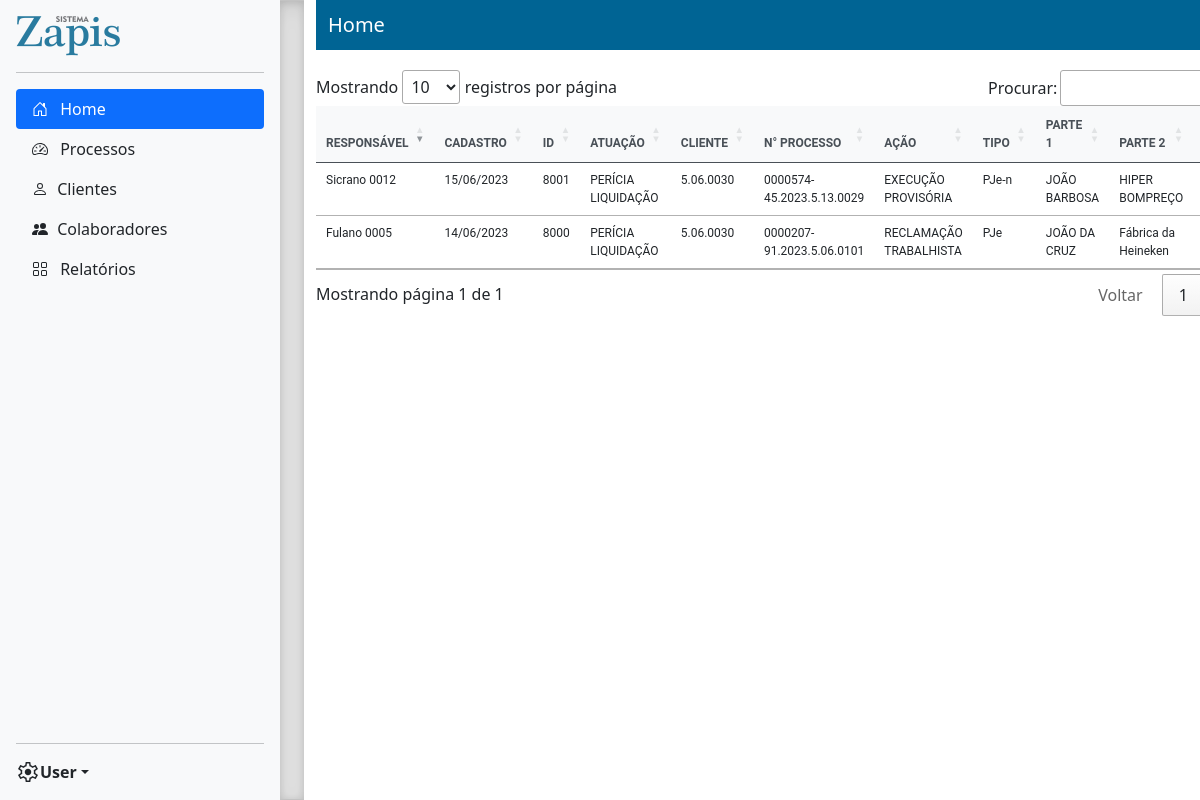
The app's page / (signed in) with its own data.
### app/models.py (models this page shows, shortened)
class Processo(models.Model):
    TIPO_ATUACAO = (
        ('PERÍCIA LIQUIDAÇÃO', 'PERÍCIA LIQUIDAÇÃO'),
        ('PERÍCIA INSTRUÇÃO', 'PERÍCIA INSTRUÇÃO'),
        ('PERÍCIA CONHECIMENTO', 'PERÍCIA CONHECIMENTO'),
        ('PERÍCIA CÍVEL', 'PERÍCIA CÍVEL'),
        ('ASSISTÊNCIA TÉCNICA PARTE 1', 'ASSISTÊNCIA TÉCNICA PARTE 1'),
        ('ASSISTÊNCIA TÉCNICA PARTE 2', 'ASSISTÊNCIA TÉCNICA PARTE 2'),
        ('ASSISTÊNCIA CONTRATO TRABALHO', 'ASSISTÊNCIA CONTRATO TRABALHO'),
        ('TERCEIRIZAÇÃO', 'TERCEIRIZAÇÃO'),
        ('ADMINISTRAÇÃO JUDICIAL', 'ADMINISTRAÇÃO JUDICIAL'),
        ('MUTIRÃO TRT6', 'MUTIRÃO TRT6'),
        ('EXECUÇÃO DE TÍTULO JUDICIAL', 'EXECUÇÃO DE TÍTULO JUDICIAL'),
    )
    TIPO_ACAO = (
        ('RECLAMAÇÃO TRABALHISTA', 'RECLAMAÇÃO TRABALHISTA'),
        ('EXECUÇÃO PROVISÓRIA', 'EXECUÇÃO PROVISÓRIA'),
        ('CONSIGNAÇÃO EM PAGAMENTO', 'CONSIGNAÇÃO EM PAGAMENTO'),
        ('AÇÃO DE CUMPRIMENTO', 'AÇÃO DE CUMPRIMENTO'),
        ('CUMPRIMENTO DE SENTENÇA', 'CUMPRIMENTO DE SENTENÇA'),
        ('PROCEDIMENTO COMUM CÍVEL', 'PROCEDIMENTO COMUM CÍVEL'),
        ('AÇÃO MONITÓRIA', 'AÇÃO MONITÓRIA'),
        ('AÇÃO CIVIL COLETIVA', 'AÇÃO CIVIL COLETIVA'),
        ('AÇÃO CIVIL PÚBLICA', 'AÇÃO CIVIL PÚBLICA'),
    )
    TIPO_PROCESSO = (
        ('PJe', 'PJe'),
        ('PJe-n', 'PJe-n'),
        ('CSV', 'CSV'),
        ('CSV-n', 'CSV-n'),
        ('CSV-AF', 'CSV-AF'),
        ('Físico', 'Físico'),
    )
    responsavel_cadastrado = models.ForeignKey(Colaborador, on_delete=models.CASCADE)
    data_cadastrado = models.DateField()
    id_processo = models.IntegerField(unique=True)
    tipo_atuacao = models.CharField(max_length=50, choices=TIPO_ATUACAO)
    cliente = models.ForeignKey(Cliente, on_delete=models.CASCADE)
    numero_processo = models.CharField(max_length=25, unique=True)
    tipo_acao = models.CharField(max_length=50, choices=TIPO_ACAO)
    tipo_processo = models.CharField(max_length=50, choices=TIPO_PROCESSO)
    parte_1 = models.TextField()
    parte_2 = models.TextField()
    processos_associados = models.IntegerField()
    comentarios = models.TextField(null=True, blank=True)
    class Meta:
        verbose_name_plural = "Processo"

class Colaborador(models.Model):
    STATUS = (
        ('ATIVO', 'ATIVO'),
        ('INATIVO', 'INATIVO')
    )
    nome_completo = models.CharField(max_length=200)
    nome = models.CharField(max_length=30)
    sobrenome = models.CharField(max_length=30)
    sigla = models.CharField(max_length=3)
    cpf = models.CharField(max_length=14)
    data_nascimento = models.DateField()
    email_institucional = models.EmailField()
    email_pessoal = models.EmailField()
    telefone = models.CharField(max_length=20)
    cargo = models.CharField(max_length=20)
    data_admissao = models.DateField()
    data_rescisao = models.DateField(null=True, blank=True)
    contatos_emergencia = models.TextField(null=True, blank=True)
    status = models.CharField(max_length=10, choices=STATUS, default='ATIVO')
    def __str__(self):
        return self.nome + " " + self.sobrenome
    class Meta:
        verbose_name_plural = "Colaborador"

class Cliente(models.Model):
    segmento = models.ForeignKey(UnidadeJudiciaria, on_delete=models.CASCADE)
    nicho = models.ForeignKey(Nicho, on_delete=models.CASCADE)
    codigo = models.IntegerField()
    identificador = models.CharField(max_length=10, unique=True)
    nome = models.CharField(max_length=200)
    municipio_uf = models.CharField(max_length=50)
    email = models.EmailField()
    observacoes = models.TextField(null=True, blank=True)
    def __str__(self):
        identificador = str(self.identificador)
        return identificador

### app/views.py (the view)
# urls.py: path('', views.inicializar_homepage, name='homepage'),
@login_required
def inicializar_homepage(request):
    objProcesso = Processo.objects.all()
    context = {
        'objProcesso': objProcesso,
    }
    return render(request, 'home.html', context)

### app/templates/home.html (shortened to what this page needs)
{% extends 'base.html' %}
{% block subhead %}Home{% endblock %}
{% block content %}
    <table class="table" id="tbProcessos" style="font-family: 'Roboto', sans-serif; font-size: 12px;">
          <thead class="table-light" style="font-weight: bold; color: #495057">
            <tr>
                <th scope="col">RESPONSÁVEL</th>
                <th scope="col">CADASTRO</th>
                <th scope="col">ID</th>
                <th scope="col">ATUAÇÃO</th>
                <th scope="col">CLIENTE</th>
                <th scope="col">N° PROCESSO</th>
                <th scope="col">AÇÃO</th>
                <th scope="col">TIPO</th>
                <th scope="col">PARTE 1</th>
                <th scope="col">PARTE 2</th>
                <th scope="col">ASSOCIADOS</th>
            </tr>
          </thead>
          <tbody>
              {% for processo in objProcesso %}
                    <tr>
                        <td>{{ processo.responsavel_cadastrado }}</td>
                        <td>{{ processo.data_cadastrado|date:'d/m/Y' }}</td>
                        <td>{{ processo.id_processo }}</td>
                        <td>{{ processo.tipo_atuacao }}</td>
                        <td>{{ processo.cliente }}</td>
                        <td>{{ processo.numero_processo }}</td>
                        <td>{{ processo.tipo_acao }}</td>
                        <td>{{ processo.tipo_processo }}</td>
                        <td>{{ processo.parte_1 }}</td>
                        <td>{{ processo.parte_2 }}</td>
                        <td>{{ processo.processos_associados }}</td>
                    </tr>
             {% endfor %}
          </tbody>
    </table>
{% endblock %}

### static/css/sidebars.css (style rules this page uses)
body { min-height: 100vh; min-height: -webkit-fill-available; }
html { height: -webkit-fill-available; }

### records on screen
Processo: responsavel_cadastrado "Fulano 0005", data_cadastrado "14/06/2023", id_processo "8000", tipo_atuacao "PERÍCIA LIQUIDAÇÃO", cliente "5.06.0030", numero_processo "0000207-91.2023.5.06.0101", tipo_acao "RECLAMAÇÃO TRABALHISTA", tipo_processo "PJe", parte_1 "JOÃO DA CRUZ", parte_2 "Fábrica da Heineken"
Processo: responsavel_cadastrado "Sicrano 0012", data_cadastrado "15/06/2023", id_processo "8001", tipo_atuacao "PERÍCIA LIQUIDAÇÃO", cliente "5.06.0030", numero_processo "0000574-45.2023.5.13.0029", tipo_acao "EXECUÇÃO PROVISÓRIA", tipo_processo "PJe-n", parte_1 "JOÃO BARBOSA", parte_2 "HIPER BOMPREÇO"
